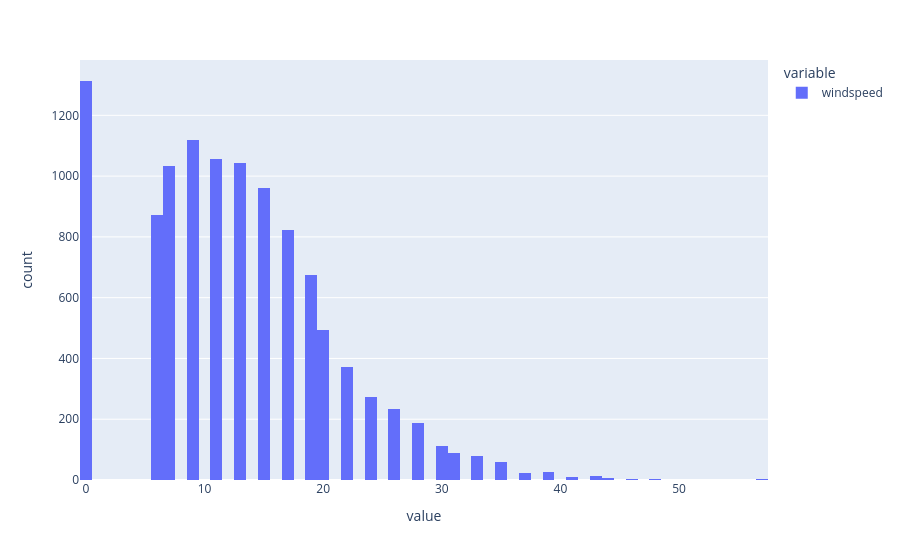

The code cell stored with this chart in its notebook:
### Code cell
fig = px.histogram(df[["windspeed"]])
fig.show()

### Figure 1 — Plotly figure (JSON) as saved in the notebook; plotly's stock layout.template omitted (floating-point values rounded to 4 significant figures; data arrays with more than 128 entries replaced by an {"elided": "..."} marker saying what was removed)
{"data": [{"bingroup": "x", "hovertemplate": "variable=windspeed<br>value=%{x}<br>count=%{y}<extra></extra>", "legendgroup": "windspeed", "marker": {"color": "#636efa", "pattern": {"shape": ""}}, "name": "windspeed", "orientation": "v", "showlegend": true, "type": "histogram", "x": {"elided": "10886 float values"}, "xaxis": "x", "yaxis": "y"}], "layout": {"barmode": "relative", "legend": {"title": {"text": "variable"}, "tracegroupgap": 0}, "margin": {"t": 60}, "xaxis": {"anchor": "y", "domain": [0, 1], "title": {"text": "value"}}, "yaxis": {"anchor": "x", "domain": [0, 1], "title": {"text": "count"}}}}
